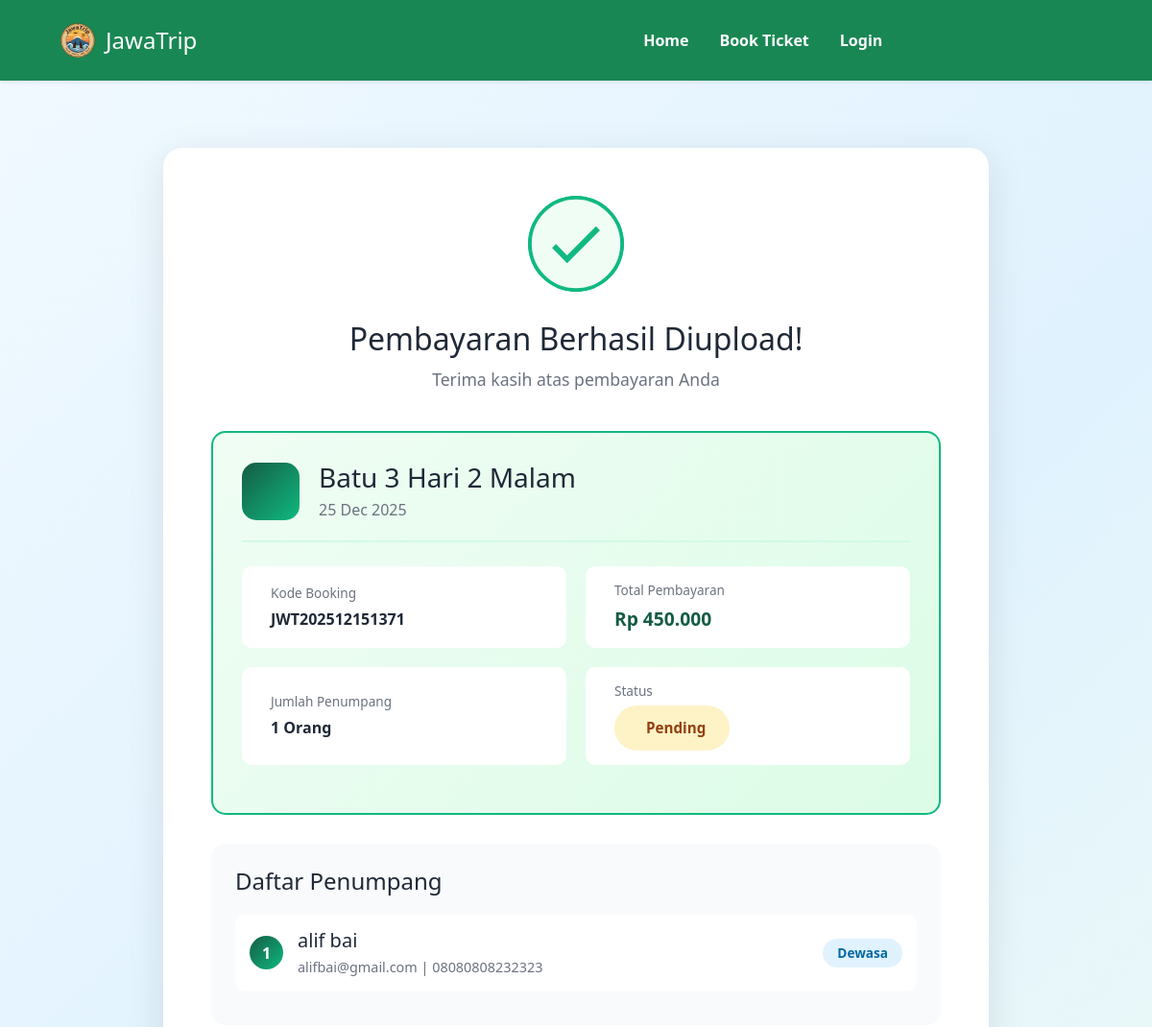
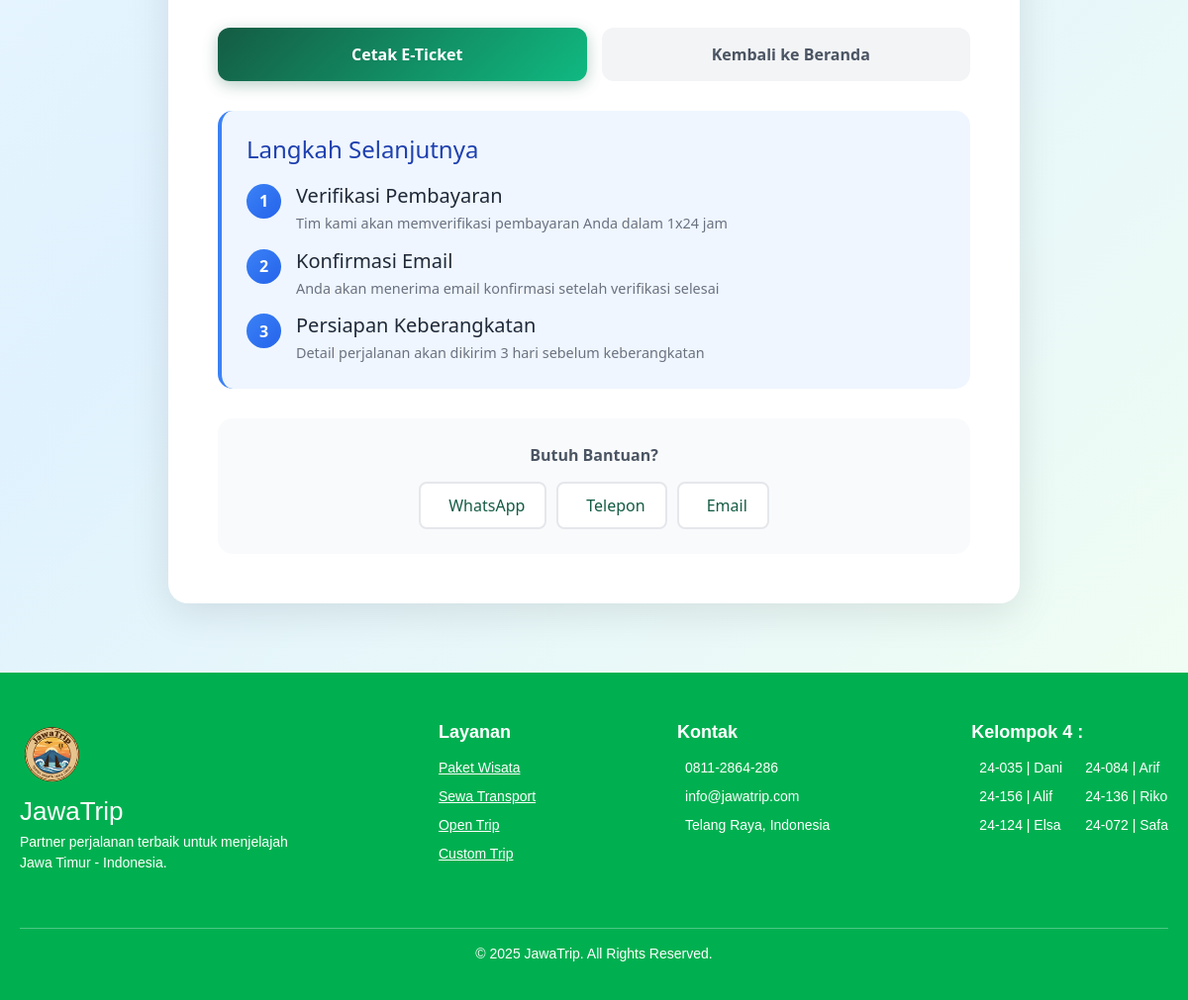
The page /payment_success.php?kode=JWT202512151371 on the database its author committed (2 pictures, top to bottom).
### tables this page shows
CREATE TABLE `pemesanan` (
  `id_pemesanan` varchar(20) NOT NULL,
  `kode_booking` varchar(30) DEFAULT NULL,
  `id_user` int(11) DEFAULT NULL,
  `id_paket` int(11) DEFAULT NULL,
  `tgl_tour` date DEFAULT NULL,
  `tanggal_keberangkatan` date DEFAULT NULL,
  `jumlah_peserta` int(11) DEFAULT NULL,
  `jumlah_dewasa` int(11) DEFAULT NULL,
  `jumlah_anak` int(11) DEFAULT NULL,
  `total_bayar` decimal(15,2) DEFAULT NULL,
  `total_harga` decimal(15,2) DEFAULT NULL,
  `status_bayar` enum('pending','lunas','batal') DEFAULT NULL,
  `status` varchar(50) DEFAULT NULL,
  `tanggal_pesan` datetime DEFAULT NULL
);

CREATE TABLE `paket_wisata` (
  `id_paket` int(11) NOT NULL,
  `nama_paket` varchar(100) NOT NULL,
  `harga_per_pax` decimal(15,2) NOT NULL,
  `durasi` varchar(50) DEFAULT NULL,
  `id_hotel` int(11) DEFAULT NULL,
  `id_transport` int(11) DEFAULT NULL,
  `fasilitas_lain` text DEFAULT NULL COMMENT 'List html: <li>Makan 3x</li> <li>Tiket Masuk</li>',
  `gambar_paket` varchar(255) DEFAULT NULL,
  `id_kota` int(11) DEFAULT NULL,
  `deskripsi_wisata` text DEFAULT NULL
);

CREATE TABLE `pembayaran` (
  `id_pembayaran` varchar(50) NOT NULL,
  `id_pemesanan` varchar(20) NOT NULL,
  `kode_booking` varchar(50) DEFAULT NULL,
  `metode_bayar` varchar(50) DEFAULT NULL,
  `tanggal_bayar` datetime NOT NULL DEFAULT current_timestamp(),
  `jumlah_bayar` decimal(15,2) NOT NULL,
  `no_va` varchar(50) DEFAULT NULL,
  `bank` varchar(50) DEFAULT NULL,
  `qr_code` text DEFAULT NULL,
  `bukti_bayar` varchar(255) DEFAULT NULL,
  `bank_asal` varchar(50) DEFAULT NULL,
  `nama_pengirim` varchar(100) DEFAULT NULL,
  `status_bayar` enum('pending','menunggu_verifikasi','lunas','dibatalkan') DEFAULT 'pending',
  `catatan` text DEFAULT NULL,
  `tanggal_konfirmasi` datetime DEFAULT NULL
);

CREATE TABLE `penumpang` (
  `id_penumpang` int(11) NOT NULL,
  `id_pemesanan` varchar(50) DEFAULT NULL,
  `nama_lengkap` varchar(100) DEFAULT NULL,
  `email` varchar(100) DEFAULT NULL,
  `no_telepon` varchar(20) DEFAULT NULL,
  `alamat` text DEFAULT NULL,
  `no_identitas` varchar(50) DEFAULT NULL,
  `tipe_penumpang` enum('Dewasa','Anak') DEFAULT NULL,
  `created_at` timestamp NOT NULL DEFAULT current_timestamp()
);

### payment_success.php (the view, shortened to what this page needs)
<?php
include 'koneksi.php';
include 'includes/header.php';
include 'includes/navbar.php';
$kode_booking = isset($_GET['kode']) ? mysqli_real_escape_string($conn, $_GET['kode']) : '';
$query = "SELECT p.*, pk.nama_paket, pk.gambar_paket
          FROM pemesanan p
          JOIN paket_wisata pk ON p.id_paket = pk.id_paket
          WHERE p.kode_booking = '$kode_booking'";
$result = mysqli_query($conn, $query);
$pemesanan = mysqli_fetch_assoc($result);
$query_payment = "SELECT * FROM pembayaran WHERE kode_booking = '$kode_booking' ORDER BY tanggal_bayar DESC LIMIT 1";
$result_payment = mysqli_query($conn, $query_payment);
$payment = mysqli_fetch_assoc($result_payment);
$query_penumpang = "SELECT * FROM penumpang WHERE id_pemesanan = '{$pemesanan['id_pemesanan']}'";
$result_penumpang = mysqli_query($conn, $query_penumpang);
?>
<link rel="stylesheet" href="assets/payment-style.css">
<div class="payment-container">
    <div class="success-wrapper">
        <div class="success-card">
            <div class="success-animation">
                <div class="checkmark-circle">
                    <svg class="checkmark" xmlns="http://www.w3.org/2000/svg" viewBox="0 0 52 52">
                        <circle class="checkmark-circle-path" cx="26" cy="26" r="25" fill="none"/>
                        <path class="checkmark-check" fill="none" d="M14.1 27.2l7.1 7.2 16.7-16.8"/>
                    </svg>
                </div>
            </div>
            <h1 class="success-title">Pembayaran Berhasil Diupload!</h1>
            <p class="success-subtitle">Terima kasih atas pembayaran Anda</p>
            <div class="booking-card-success">
                <div class="booking-header-success">
                    <div class="booking-icon">
                    </div>
                    <div class="booking-info">
                        <h3><?= $pemesanan['nama_paket'] ?></h3>
                        <p><i class="bi bi-calendar"></i> <?= date('d M Y', strtotime($pemesanan['tgl_tour'])) ?></p>
                    </div>
                </div>
                <div class="booking-details-grid">
                    <div class="detail-item">
                        <div>
                            <p class="label">Kode Booking</p>
                            <p class="value"><?= $kode_booking ?></p>
                        </div>
                    </div>
                    <div class="detail-item">
                        <div>
                            <p class="label">Total Pembayaran</p>
                            <p class="value price">Rp <?= number_format($pemesanan['total_harga'], 0, ',', '.') ?></p>
                        </div>
                    </div>
                    <div class="detail-item">
                        <div>
                            <p class="label">Jumlah Penumpang</p>
                            <p class="value"><?= $pemesanan['jumlah_peserta'] ?> Orang</p>
                        </div>
                    </div>
                    <div class="detail-item">
                        <div>
                            <p class="label">Status</p>
                            <?php
                                $status = strtolower($payment['status_bayar'] ?? ($pemesanan['status_bayar'] ?? 'pending'));
                                if ($status === 'lunas') {
                                    $badgeClass = 'lunas';
                                    $iconClass = 'bi bi-check-circle';
                                    $statusText = 'Lunas';
                                } elseif ($status === 'menunggu_verifikasi') {
                                    $badgeClass = 'menunggu_verifikasi';
                                    $iconClass = 'bi bi-clock-history';
                                    $statusText = 'Menunggu Verifikasi';
                                } elseif ($status === 'dibatalkan') {
                                    $badgeClass = 'menunggu_verifikasi';
                                    $iconClass = 'bi bi-x-circle';
                                    $statusText = 'Dibatalkan';
                                } else {
                                    $badgeClass = 'menunggu_verifikasi';
                                    $iconClass = 'bi bi-clock-history';
                                    $statusText = 'Pending';
                                }
                            ?>
                            <span class="status-badge <?= $badgeClass ?>">
                                <i class="<?= $iconClass ?>"></i> <?= $statusText ?>
                            </span>
                        </div>
                    </div>
                </div>
            </div>
            <div class="passenger-list-success">
                <h4><i class="bi bi-people"></i> Daftar Penumpang</h4>
                <?php $no = 1; while ($p = mysqli_fetch_assoc($result_penumpang)): ?>
                <div class="passenger-item-success">
                    <div class="passenger-number"><?= $no ?></div>
                    <div class="passenger-details">
                        <h5><?= htmlspecialchars($p['nama_lengkap']) ?></h5>
                        <p><?= htmlspecialchars($p['email']) ?> | <?= htmlspecialchars($p['no_telepon']) ?></p>
                    </div>
                    <span class="passenger-type-badge"><?= $p['tipe_penumpang'] ?></span>
                </div>
                <?php $no++; endwhile; ?>
            </div>
            <div class="action-buttons-grid">
                <a href="ticket_download.php?kode=<?= htmlspecialchars($kode_booking) ?>" class="btn-ticket">
                    <i class="bi bi-ticket-perforated"></i> Cetak E-Ticket
                </a>
                <a href="index.php" class="btn-home">
                    <i class="bi bi-house"></i> Kembali ke Beranda
                </a>
            </div>
            <div class="next-steps">
                <h4><i class="bi bi-list-check"></i> Langkah Selanjutnya</h4>
                <div class="steps-grid">
                    <div class="step-item">
                        <div class="step-number">1</div>
                        <div class="step-content">
                            <h5>Verifikasi Pembayaran</h5>
                            <p>Tim kami akan memverifikasi pembayaran Anda dalam 1x24 jam</p>
                        </div>
                    </div>
                    <div class="step-item">
                        <div class="step-number">2</div>
                        <div class="step-content">
                            <h5>Konfirmasi Email</h5>
                            <p>Anda akan menerima email konfirmasi setelah verifikasi selesai</p>
                        </div>
                    </div>
                    <div class="step-item">
                        <div class="step-number">3</div>
                        <div class="step-content">
                            <h5>Persiapan Keberangkatan</h5>
                            <p>Detail perjalanan akan dikirim 3 hari sebelum keberangkatan</p>
                        </div>
                    </div>
                </div>
            </div>
            <div class="contact-info">
                <p><i class="bi bi-headset"></i> <strong>Butuh Bantuan?</strong></p>
                <div class="contact-methods">
                    <a href="https://wa.me/6281234567890" class="contact-btn">
                        <i class="bi bi-whatsapp"></i> WhatsApp
                    </a>
                    <a href="tel:081234567890" class="contact-btn">
                        <i class="bi bi-telephone"></i> Telepon
                    </a>
                    <a href="mailto:support@jawatrip.com" class="contact-btn">
                        <i class="bi bi-envelope"></i> Email
                    </a>
                </div>
            </div>
        </div>
    </div>
</div>
<?php include 'includes/footer.php'; ?>

### assets/dashboard_home.css (style rules this page uses)
html, body { margin: 0; padding: 0; }

### assets/payment-style.css (style rules this page uses)
.payment-container { min-height: 100vh; background: linear-gradient(135deg, #f0f9ff 0%, #e0f2fe 50%, #f0fdf4 100%); padding: 30px 20px; }

### rows shown on the page
pemesanan: id_paket.nama_paket "Batu 3 Hari 2 Malam", tgl_tour "25 Dec 2025", total_harga "450.000", jumlah_peserta "1"
pembayaran: status_bayar "Pending"
penumpang: nama_lengkap "alif bai", email "alifbai@gmail.com", no_telepon "08080808232323", tipe_penumpang "Dewasa"

### other values the page prints
$kode_booking "JWT202512151371"
